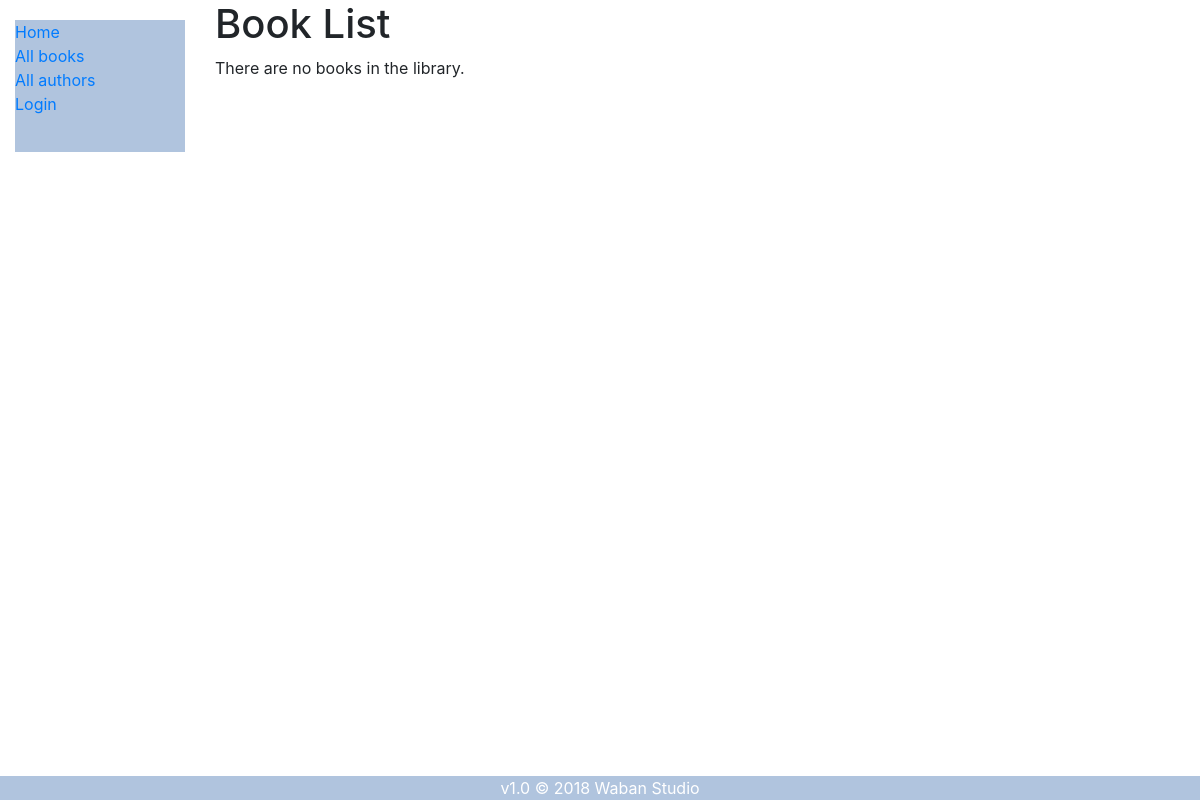
Before: /catalog/books/ with the older database file.
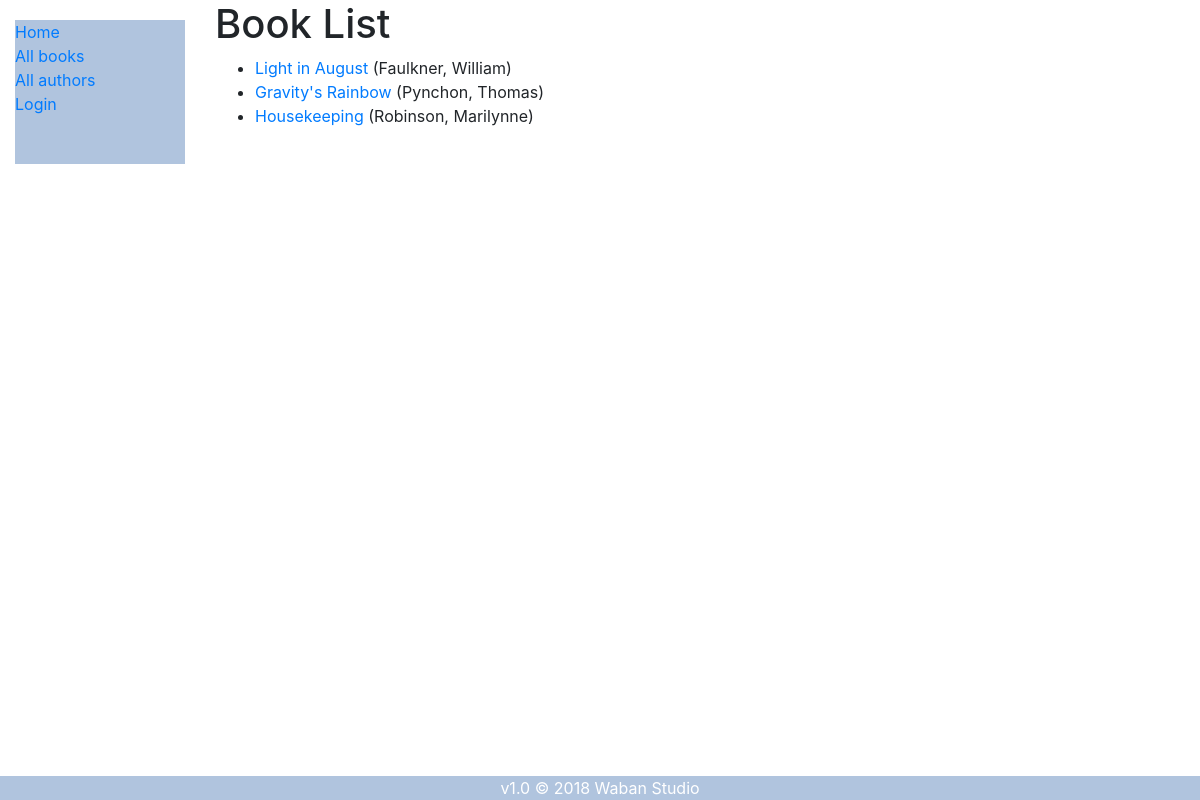
After: the same page with the newer database file.
### catalog/models.py (models this page shows, shortened)
class Book(models.Model):
    title = models.CharField('title', max_length=200)
    author = models.ForeignKey('author', on_delete=models.SET_NULL, null=True)
    summary = models.TextField(max_length=1000, help_text='Enter a brief description of the book')
    isbn = models.CharField('isbn', max_length=13, help_text='13 Character <a href="https://www.isbn-international.org/content/what-isbn">ISBN number</a>')
    genre = models.ManyToManyField(Genre, help_text='Select a genre for this book')
    class Meta:
        permissions = (("can_delete_book", "Delete book"),)
    def get_absolute_url(self):
        return reverse('book-detail', args=[str(self.id)])
    def display_genre(self):
        """Create a string for the Genre. This is required to display genre in Admin."""
        return ', '.join(genre.name for genre in self.genre.all()[:3])
    display_genre.short_description = 'Genre'

class Author(models.Model):
    first_name = models.CharField(max_length=100)
    last_name = models.CharField(max_length=100)
    date_of_birth = models.DateField('born', null=True, blank=True)
    date_of_death = models.DateField('died', null=True, blank=True)
    class Meta:
        ordering = ['last_name', 'first_name']
        permissions = (("can_delete_author", "Can delete Author records"),
                        ("can_create_author", "Can create Author records")
        )
    def __str__(self):
        return f'{self.last_name}, {self.first_name}'

### catalog/views.py (the view)
# urls.py: path('books/', views.BookListView.as_view(), name='books'),
class BookListView(generic.ListView):
    model = Book
    paginate_by = 10
    '''
    # this option would use a different template
    context_object_name = 'my_book_list'   # your own name for the list as a template variable
    queryset = Book.objects.filter(title__icontains='war')[:5] # Get 5 books containing the title war
    template_name = 'books/my_arbitrary_template_name_list.html'  # Specify your own template name/location
    '''

### catalog/templates/catalog/book_list.html
{% extends "base_generic.html" %}
{% block content %}
  <h1>Book List</h1>
  {% if book_list %}
  <ul>
    {% for book in book_list %}
      <li>
        <a href="{{ book.get_absolute_url }}">{{ book.title }}</a> ({{book.author}})
      </li>
    {% endfor %}
  </ul>
  {% else %}
    <p>There are no books in the library.</p>
  {% endif %}
{% endblock %}

Changed rows visible on the page:
added Book: title "Light in August", author "Faulkner, William"
added Book: title "Gravity's Rainbow", author "Pynchon, Thomas"
added Book: title "Housekeeping", author "Robinson, Marilynne"
Other visible differences:
text no longer shown: "There are no books in the library."
